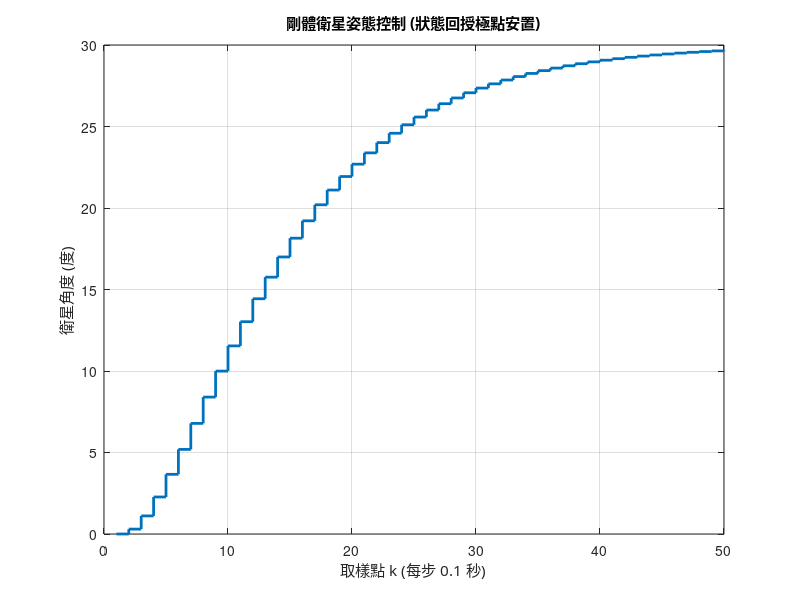

MATLAB code to generate this figure:
% =========================================================================
% 現代控制理論：狀態空間建模與阿克曼公式 (Ackermann's formula) 極點安置實作
% 範例系統：剛體衛星的姿態控制 (Rigid Satellite Attitude Control)
% =========================================================================

% 若在 GNU Octave 執行，需先載入 control 套件 (MATLAB 可刪除此行)
pkg load control;
% 繪圖後端：有 qt 就用 qt，沒有就沿用 fltk 並關閉它的提醒訊息
warning('off', 'Octave:fltk-graphics');
if any(strcmp(available_graphics_toolkits(), 'qt'))
  graphics_toolkit('qt');
end

% 【步驟 1：定義連續時間物理系統參數 (Continuous-Time System)】
% 根據牛頓第二運動定律推導出的物理模型
J = 2;              % 衛星的轉動慣量 (kg-m^2)
Ac = [0 1; 0 0];    % 連續系統矩陣 A_c (無空氣阻力，故右下角為 0)
Bc = [0; 1/J];      % 連續輸入矩陣 B_c (推力器轉矩對角加速度的影響)
Cc = [1 0];         % 連續輸出矩陣 C_c (感測器只能量測到角度 x1)
Dc = 0;             % 直接傳遞矩陣 D_c

sys_c = ss(Ac, Bc, Cc, Dc); % 建立連續時間的狀態空間物件

% 【步驟 2：系統離散化 (Discretization)】
% 電腦是數位計算的，我們必須利用取樣時間 T 將連續的物理世界轉為離散矩陣
T = 0.1;                      % 數位電腦每 0.1 秒運算一次 (取樣週期)
sys_d = c2d(sys_c, T, 'zoh'); % 加上零階保持器 (ZOH) 進行離散化
[A, B, C, D] = ssdata(sys_d); % 萃取出微控制器實際在運算的離散矩陣 A 與 B

% 【步驟 3：向系統「下訂單」(設定期望極點 Desired Poles)】
% 根據我們對衛星阻尼比與反應時間的要求，決定閉迴路系統分母為 0 的位置 (極點)
% 這裡我們直接在 z 平面上指定兩個期望的穩定極點位置
P = [0.8, 0.9]; 

% 【步驟 4：丟進阿克曼公式 (Ackermann's formula)】
% 這是現代控制的核心。電腦會自動建立特徵多項式，並算出能強迫系統符合規格的完美權重。
K = acker(A, B, P);
% 得到的 K 是一個 1x2 的矩陣 [K1, K2]
% K1 是給「角度誤差」的權重；K2 是給「角速度(煞車)」的權重

% 【步驟 5：計算參考輸入增益 N (Reference Gain)】
% 控制律 u(k) = -K*x(k) 會把衛星拉回 0 度。若我們要它轉到特定角度 r，
% 必須計算一個穩態的補償權重 N，確保閉迴路系統的直流增益 (DC Gain) 為 1。
sys_cl = ss(A - B*K, B, C, D, T); % 建立加入狀態回授後的「閉迴路系統」
dc_gain = dcgain(sys_cl);         % 計算閉迴路直流增益
N = 1 / dc_gain;                  % N 即為目標指令的轉換比例

% 【步驟 6：寫回控制系統 (模擬微控制器內部的 while 迴圈)】
steps = 50;                  % 模擬的總步數 (50 步 = 5 秒)
x = [0; 0];                  % 衛星初始狀態：[角度=0; 角速度=0]
r = 30;                      % 目標指令：要求衛星轉向 30 度
y_history = zeros(1, steps); % 建立陣列用來記錄每一步的角度，方便畫圖

for k = 1:steps
    % 1. 軟體控制大腦：計算控制律 (Control Law)
    % 將量測/估測到的狀態乘上阿克曼公式算出的完美增益 K，加上目標指令
    u = -K * x + N * r;
    
    % 2. 物理硬體反應：輸出電壓給硬體，硬體依照 A, B 矩陣的物理慣性走到下一秒
    % 狀態更新方程式：x(k+1) = A*x(k) + B*u(k)
    x_next = A * x + B * u;
    
    % 3. 感測器量測：讀取當下角度 y(k) = C*x(k)
    y = C * x;
    y_history(k) = y; % 記錄當下角度
    
    % 4. 時間推進
    x = x_next;
end

% 【繪製結果】
figure;
stairs(1:steps, y_history, 'LineWidth', 2); % 數位系統習慣用階梯圖(stairs)表示
title('剛體衛星姿態控制 (狀態回授極點安置)', 'fontname', 'Microsoft JhengHei');
xlabel('取樣點 k (每步 0.1 秒)', 'fontname', 'Microsoft JhengHei');
ylabel('衛星角度 (度)', 'fontname', 'Microsoft JhengHei');
grid on;
